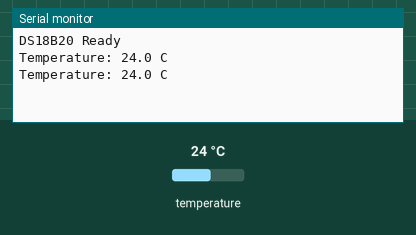
Simulated run of this sketch. Board: Arduino Uno, built with avr-gcc and run on an emulated ATmega328P. On the bench: the last lines printed to the serial monitor. The inputs (shaded band) are chosen by the test bench; at power-on: temperature 24 °C.

Above: at 4.3 s.
4.4 s: temperature set to 12 °C
At 7.6 s:
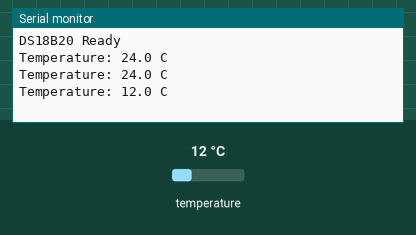
8.1 s: temperature set to 19 °C
At 9.7 s:
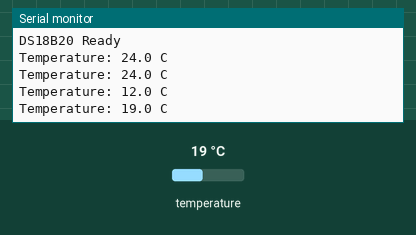
Timing chart, 0 to 11.2 s (numbered marks = the images above; inputs shaded):
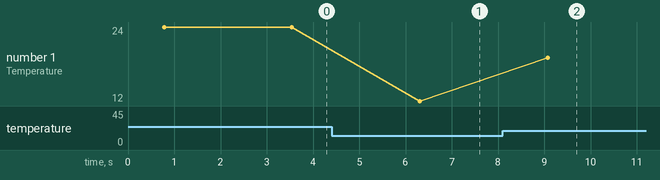

The sketch:

04_temperature_ds18b20.ino
```cpp
// ===== Temperature Sensor ====

#include <OneWire.h>
#include <DallasTemperature.h>

#define TEMP_PIN 4   // DS18B20 data wire connected to GPIO 4

OneWire oneWire(TEMP_PIN);          // Create OneWire bus on pin 4
DallasTemperature sensors(&oneWire); // Attach DS18B20 to the bus

void setup() {
  Serial.begin(115200);

  sensors.begin();                  // Start the sensor

  Serial.println("DS18B20 Ready");
}

void loop() {
  sensors.requestTemperatures();    // Ask sensor to take a reading

  // This takes about 750 ms - sensor is converting
  float tempC = sensors.getTempCByIndex(0); // index 0 = first sensor

  if (tempC == DEVICE_DISCONNECTED_C) {     // -127 means wiring problem
    Serial.println("ERROR: Sensor not found. Check wiring and resistor.");
  }
  else {
    Serial.print("Temperature: ");
    Serial.print(tempC, 1);         // Print with 1 decimal place
    Serial.println(" C");
  }

  delay(2000);                      // Read every 2 seconds
}
```

Measured:
- after the input at 4.4 s, the serial monitor: prints a new line after 1.9 s (image 1)
- after the input at 8.1 s, the serial monitor: prints a new line after 0.97 s (image 2)
- plotted number 1: 24 → 12 after the input at 4.4 s, 12 → 19 after the input at 8.1 s
